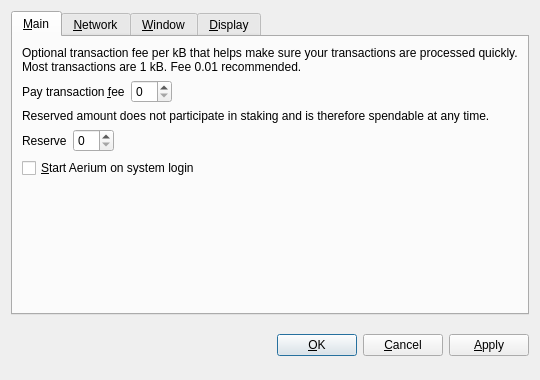
<?xml version="1.0" encoding="UTF-8"?>
<ui version="4.0">
 <class>OptionsDialog</class>
 <widget class="QDialog" name="OptionsDialog">
  <property name="geometry">
   <rect>
    <x>0</x>
    <y>0</y>
    <width>540</width>
    <height>380</height>
   </rect>
  </property>
  <property name="windowTitle">
   <string>Options</string>
  </property>
  <property name="modal">
   <bool>true</bool>
  </property>
  <layout class="QVBoxLayout" name="verticalLayout">
   <item>
    <widget class="QTabWidget" name="tabWidget">
     <property name="tabPosition">
      <enum>QTabWidget::North</enum>
     </property>
     <property name="currentIndex">
      <number>0</number>
     </property>
     <widget class="QWidget" name="tabMain">
      <attribute name="title">
       <string>&amp;Main</string>
      </attribute>
      <layout class="QVBoxLayout" name="verticalLayout_Main">
       <item>
        <widget class="QLabel" name="transactionFeeInfoLabel">
         <property name="text">
          <string>Optional transaction fee per kB that helps make sure your transactions are processed quickly. Most transactions are 1 kB. Fee 0.01 recommended.</string>
         </property>
         <property name="textFormat">
          <enum>Qt::PlainText</enum>
         </property>
         <property name="wordWrap">
          <bool>true</bool>
         </property>
        </widget>
       </item>
       <item>
        <layout class="QHBoxLayout" name="horizontalLayoutFee">
         <item>
          <widget class="QLabel" name="transactionFeeLabel">
           <property name="text">
            <string>Pay transaction &amp;fee</string>
           </property>
           <property name="textFormat">
            <enum>Qt::PlainText</enum>
           </property>
           <property name="buddy">
            <cstring>transactionFee</cstring>
           </property>
          </widget>
         </item>
         <item>
          <widget class="BitcoinAmountField" name="transactionFee"/>
         </item>
         <item>
          <spacer name="horizontalSpacerFee">
           <property name="orientation">
            <enum>Qt::Horizontal</enum>
           </property>
           <property name="sizeHint" stdset="0">
            <size>
             <width>40</width>
             <height>20</height>
            </size>
           </property>
          </spacer>
         </item>
        </layout>
       </item>
       <item>
        <widget class="QLabel" name="reserveBalanceInfoLabel">
         <property name="text">
          <string>Reserved amount does not participate in staking and is therefore spendable at any time.</string>
         </property>
         <property name="textFormat">
          <enum>Qt::PlainText</enum>
         </property>
         <property name="wordWrap">
          <bool>true</bool>
         </property>
        </widget>
       </item>
       <item>
        <layout class="QHBoxLayout" name="horizontalLayoutReserveBalance">
         <item>
          <widget class="QLabel" name="reserveBalanceLabel">
           <property name="text">
            <string>Reserve</string>
           </property>
           <property name="textFormat">
            <enum>Qt::PlainText</enum>
           </property>
           <property name="buddy">
            <cstring>reserveBalance</cstring>
           </property>
          </widget>
         </item>
         <item>
          <widget class="BitcoinAmountField" name="reserveBalance"/>
         </item>
         <item>
          <spacer name="horizontalSpacerReserveBalance">
           <property name="orientation">
            <enum>Qt::Horizontal</enum>
           </property>
           <property name="sizeHint" stdset="0">
            <size>
             <width>40</width>
             <height>20</height>
            </size>
           </property>
          </spacer>
         </item>
        </layout>
       </item>
       <item>
        <widget class="QCheckBox" name="bitcoinAtStartup">
         <property name="toolTip">
          <string>Automatically start Aerium after logging in to the system.</string>
         </property>
         <property name="text">
          <string>&amp;Start Aerium on system login</string>
         </property>
        </widget>
       </item>
       <item>
        <spacer name="verticalSpacer_Main">
         <property name="orientation">
          <enum>Qt::Vertical</enum>
         </property>
         <property name="sizeHint" stdset="0">
          <size>
           <width>20</width>
           <height>40</height>
          </size>
         </property>
        </spacer>
       </item>
      </layout>
     </widget>
     <widget class="QWidget" name="tabNetwork">
      <attribute name="title">
       <string>&amp;Network</string>
      </attribute>
      <layout class="QVBoxLayout" name="verticalLayout_Network">
       <item>
        <widget class="QCheckBox" name="mapPortUpnp">
         <property name="toolTip">
          <string>Automatically open the Aerium client port on the router. This only works when your router supports UPnP and it is enabled.</string>
         </property>
         <property name="text">
          <string>Map port using &amp;UPnP</string>
         </property>
        </widget>
       </item>
       <item>
        <widget class="QCheckBox" name="connectSocks">
         <property name="toolTip">
          <string>Connect to the Aerium network through a SOCKS5 proxy (e.g. when connecting through Tor).</string>
         </property>
         <property name="text">
          <string>&amp;Connect through SOCKS5 proxy:</string>
         </property>
        </widget>
       </item>
       <item>
        <layout class="QHBoxLayout" name="horizontalLayout_Network">
         <item>
          <widget class="QLabel" name="proxyIpLabel">
           <property name="text">
            <string>Proxy &amp;IP:</string>
           </property>
           <property name="textFormat">
            <enum>Qt::PlainText</enum>
           </property>
           <property name="buddy">
            <cstring>proxyIp</cstring>
           </property>
          </widget>
         </item>
         <item>
          <widget class="QValidatedLineEdit" name="proxyIp">
           <property name="maximumSize">
            <size>
             <width>140</width>
             <height>16777215</height>
            </size>
           </property>
           <property name="toolTip">
            <string>IP address of the proxy (e.g. 127.0.0.1)</string>
           </property>
          </widget>
         </item>
         <item>
          <widget class="QLabel" name="proxyPortLabel">
           <property name="text">
            <string>&amp;Port:</string>
           </property>
           <property name="textFormat">
            <enum>Qt::PlainText</enum>
           </property>
           <property name="buddy">
            <cstring>proxyPort</cstring>
           </property>
          </widget>
         </item>
         <item>
          <widget class="QLineEdit" name="proxyPort">
           <property name="maximumSize">
            <size>
             <width>55</width>
             <height>16777215</height>
            </size>
           </property>
           <property name="toolTip">
            <string>Port of the proxy (e.g. 9050)</string>
           </property>
          </widget>
         </item>
         <item>
          <spacer name="horizontalSpacer_Network">
           <property name="orientation">
            <enum>Qt::Horizontal</enum>
           </property>
           <property name="sizeHint" stdset="0">
            <size>
             <width>40</width>
             <height>20</height>
            </size>
           </property>
          </spacer>
         </item>
        </layout>
       </item>
       <item>
        <spacer name="verticalSpacer_Network">
         <property name="orientation">
          <enum>Qt::Vertical</enum>
         </property>
         <property name="sizeHint" stdset="0">
          <size>
           <width>20</width>
           <height>40</height>
          </size>
         </property>
        </spacer>
       </item>
      </layout>
     </widget>
     <widget class="QWidget" name="tabWindow">
      <attribute name="title">
       <string>&amp;Window</string>
      </attribute>
      <layout class="QVBoxLayout" name="verticalLayout_Window">
       <item>
        <widget class="QCheckBox" name="minimizeToTray">
         <property name="toolTip">
          <string>Show only a tray icon after minimizing the window.</string>
         </property>
         <property name="text">
          <string>&amp;Minimize to the tray instead of the taskbar</string>
         </property>
        </widget>
       </item>
       <item>
        <widget class="QCheckBox" name="minimizeOnClose">
         <property name="toolTip">
          <string>Minimize instead of exit the application when the window is closed. When this option is enabled, the application will be closed only after selecting Quit in the menu.</string>
         </property>
         <property name="text">
          <string>M&amp;inimize on close</string>
         </property>
        </widget>
       </item>
       <item>
        <spacer name="verticalSpacer_Window">
         <property name="orientation">
          <enum>Qt::Vertical</enum>
         </property>
         <property name="sizeHint" stdset="0">
          <size>
           <width>20</width>
           <height>40</height>
          </size>
         </property>
        </spacer>
       </item>
      </layout>
     </widget>
     <widget class="QWidget" name="tabDisplay">
      <attribute name="title">
       <string>&amp;Display</string>
      </attribute>
      <layout class="QVBoxLayout" name="verticalLayout_Display">
       <item>
        <layout class="QHBoxLayout" name="horizontalLayout_1_Display">
         <item>
          <widget class="QLabel" name="langLabel">
           <property name="text">
            <string>User Interface &amp;language:</string>
           </property>
           <property name="textFormat">
            <enum>Qt::PlainText</enum>
           </property>
           <property name="buddy">
            <cstring>lang</cstring>
           </property>
          </widget>
         </item>
         <item>
          <widget class="QValueComboBox" name="lang">
           <property name="toolTip">
            <string>The user interface language can be set here. This setting will take effect after restarting Aerium.</string>
           </property>
          </widget>
         </item>
        </layout>
       </item>
       <item>
        <layout class="QHBoxLayout" name="horizontalLayout_2_Display">
         <item>
          <widget class="QLabel" name="unitLabel">
           <property name="text">
            <string>&amp;Unit to show amounts in:</string>
           </property>
           <property name="textFormat">
            <enum>Qt::PlainText</enum>
           </property>
           <property name="buddy">
            <cstring>unit</cstring>
           </property>
          </widget>
         </item>
         <item>
          <widget class="QValueComboBox" name="unit">
           <property name="toolTip">
            <string>Choose the default subdivision unit to show in the interface and when sending coins.</string>
           </property>
          </widget>
         </item>
        </layout>
       </item>
       <item>
        <widget class="QCheckBox" name="coinControlFeatures">
         <property name="toolTip">
          <string>Whether to show coin control features or not.</string>
         </property>
         <property name="text">
          <string>Display coin &amp;control features (experts only!)</string>
         </property>
        </widget>
       </item>
       <item>
        <widget class="QCheckBox" name="useBlackTheme">
         <property name="text">
          <string>Use black visual theme (requires restart)</string>
         </property>
        </widget>
       </item>
       <item>
        <spacer name="verticalSpacer_Display">
         <property name="orientation">
          <enum>Qt::Vertical</enum>
         </property>
         <property name="sizeHint" stdset="0">
          <size>
           <width>20</width>
           <height>40</height>
          </size>
         </property>
        </spacer>
       </item>
      </layout>
     </widget>
    </widget>
   </item>
   <item>
    <layout class="QHBoxLayout" name="horizontalLayout_Buttons">
     <item>
      <spacer name="horizontalSpacer_1">
       <property name="orientation">
        <enum>Qt::Horizontal</enum>
       </property>
       <property name="sizeHint" stdset="0">
        <size>
         <width>40</width>
         <height>48</height>
        </size>
       </property>
      </spacer>
     </item>
     <item>
      <widget class="QLabel" name="statusLabel">
       <property name="font">
        <font>
         <weight>75</weight>
         <bold>true</bold>
        </font>
       </property>
       <property name="text">
        <string/>
       </property>
       <property name="textFormat">
        <enum>Qt::PlainText</enum>
       </property>
       <property name="wordWrap">
        <bool>true</bool>
       </property>
      </widget>
     </item>
     <item>
      <spacer name="horizontalSpacer_2">
       <property name="orientation">
        <enum>Qt::Horizontal</enum>
       </property>
       <property name="sizeHint" stdset="0">
        <size>
         <width>40</width>
         <height>48</height>
        </size>
       </property>
      </spacer>
     </item>
     <item>
      <widget class="QPushButton" name="okButton">
       <property name="text">
        <string>&amp;OK</string>
       </property>
      </widget>
     </item>
     <item>
      <widget class="QPushButton" name="cancelButton">
       <property name="text">
        <string>&amp;Cancel</string>
       </property>
       <property name="autoDefault">
        <bool>false</bool>
       </property>
      </widget>
     </item>
     <item>
      <widget class="QPushButton" name="applyButton">
       <property name="text">
        <string>&amp;Apply</string>
       </property>
       <property name="autoDefault">
        <bool>false</bool>
       </property>
      </widget>
     </item>
    </layout>
   </item>
  </layout>
 </widget>
 <customwidgets>
  <customwidget>
   <class>BitcoinAmountField</class>
   <extends>QSpinBox</extends>
   <header>bitcoinamountfield.h</header>
  </customwidget>
  <customwidget>
   <class>QValueComboBox</class>
   <extends>QComboBox</extends>
   <header>qvaluecombobox.h</header>
  </customwidget>
  <customwidget>
   <class>QValidatedLineEdit</class>
   <extends>QLineEdit</extends>
   <header>qvalidatedlineedit.h</header>
  </customwidget>
 </customwidgets>
 <resources/>
 <connections/>
</ui>
